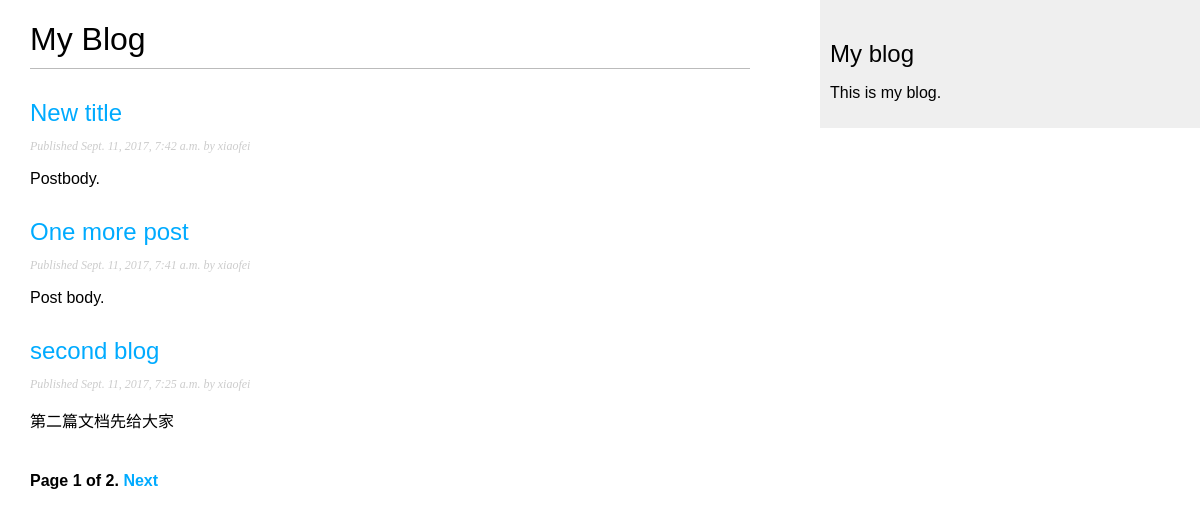
Screenshot of /blog/ with the database file from the repository.
### blog/models.py (models this page shows, shortened)
class Post(models.Model):
    STATUS_CHOICES = (
        ('draft', 'Draft'),
        ('published', 'Published'),
    )
    title = models.CharField(max_length=250)
    slug = models.SlugField(max_length=250,
                            unique_for_date='publish')
    author = models.ForeignKey(User,
                               related_name='blog_posts')
    body = models.TextField()
    publish = models.DateTimeField(default=timezone.now)
    created = models.DateTimeField(auto_now_add=True)
    updated = models.DateTimeField(auto_now=True)
    status = models.CharField(max_length=10,
                              choices=STATUS_CHOICES,
                              default='draft')
    objects = models.Manager()  # The default manager.
    published = PublishedManager()  # Our custom manager.
    class Meta:
        ordering = ('-publish',)
    def get_absolute_url(self):
        return reverse('blog:post_detail',
                       args=[self.publish.year,
                             self.publish.strftime('%m'),
                             self.publish.strftime('%d'),
                             self.slug])

### blog/views.py (the view)
def post_list(request):
    object_list = Post.objects.all()
    paginator = Paginator(object_list, 3) # 3 posts in each page
    page = request.GET.get('page')
    try:
        posts = paginator.page(page)
    except PageNotAnInteger:
        posts = paginator.page(1)
    except EmptyPage:
        posts = paginator.page(paginator.num_pages)
    return render(request,
                  'blog/post/list.html',
                  {'page': page,
                   'posts': posts})

### blog/templates/blog/post/list.html (shortened to what this page needs)
{% extends "blog/base.html" %}
{% block content %}
  <h1>My Blog</h1>
    {% for post in posts %}
    <h2>
      <a href="{{ post.get_absolute_url }}">
        {{ post.title }}
      </a>
    </h2>
    <p class="date">
      Published {{ post.publish }} by {{ post.author }}
    </p>
      {{ post.body|truncatewords:30|linebreaks }}
    {% endfor %}
    {% include "pagination.html" with page=posts %}
{% endblock %}

### blog/templates/blog/base.html (shortened to what this page needs)
{% load staticfiles %}
<!DOCTYPE html>
<html lang="en">
<head>
    <link href="{% static "css/blog.css" %}" rel="stylesheet">
</head>
<body>
    <div id="content">
        {% block content %}
        {% endblock %}
    </div>
    <div id="sidebar">
        <h2>My blog</h2>
        <p>This is my blog.</p>
    </div>
</body>
</html>

### blog/templates/pagination.html (shortened to what this page needs)
<div class="pagination">
  <span class="step-links">
    <span class="current">
      Page {{ page.number }} of {{ page.paginator.num_pages }}.
    </span>
      {% if page.has_next %}
        <a href="?page={{ page.next_page_number }}">Next</a>
      {% endif %}
  </span>
</div>

### blog/static/css/blog.css (style rules this page uses)
body { margin:0; padding:0; font-family:helvetica, sans-serif; }
a { color:#00abff; text-decoration:none; }
h1 { font-weight:normal; border-bottom:1px solid #bbb; padding:0 0 10px 0; }
h2 { font-weight:normal; margin:30px 0 0; }
#content { float:left; width:60%; padding:0 0 0 30px; }
#sidebar { float:right; width:30%; padding:10px; background:#efefef; height:100%; }
p.date { color:#ccc; font-family: georgia, serif; font-size: 12px; font-style: italic; }
.pagination { margin:40px 0; font-weight:bold; }

### rows the page displays
Post: title "New title", publish "Sept. 11, 2017, 7:42 a.m.", author "xiaofei", body "Postbody."
Post: title "One more post", publish "Sept. 11, 2017, 7:41 a.m.", author "xiaofei", body "Post body."
Post: title "second blog", publish "Sept. 11, 2017, 7:25 a.m.", author "xiaofei", body "第二篇文档先给大家"

### other values shown
{{ page.number }} "1"
{{ page.paginator.num_pages }} "2"
